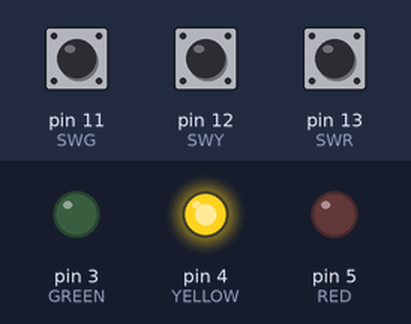
A sketch run on a simulated Arduino Uno, built with avr-gcc and run on an emulated ATmega328P. Shown: output pins drawn as LEDs (lit = HIGH). Dashed ring = blinking. The test bench sets the inputs (shaded band); at power-on: pin 11 (SWG) HIGH, pin 13 (SWR) HIGH, pin 12 (SWY) HIGH.

Above: at 1.2 s.
1.3 s: pin 11 (SWG) pulled LOW for 1 s
At 2.9 s:
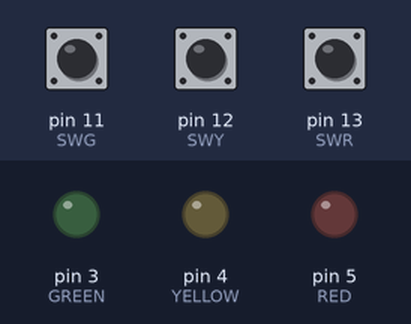
3.8 s: pin 13 (SWR) pulled LOW for 1 s
At 3.95 s:
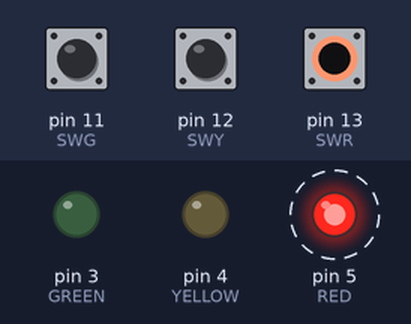
6.3 s: pin 12 (SWY) pulled LOW for 1 s
At 9.6 s:
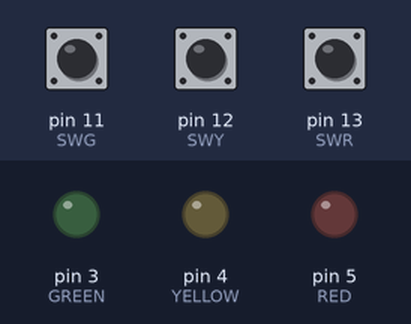
9.8 s: pin 12 (SWY) pulled LOW for 3.2 s
At 10.04 s:
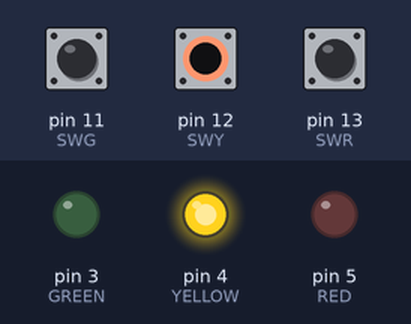
14.5 s: pin 11 (SWG) pulled LOW for 0.15 s
At 15.8 s:
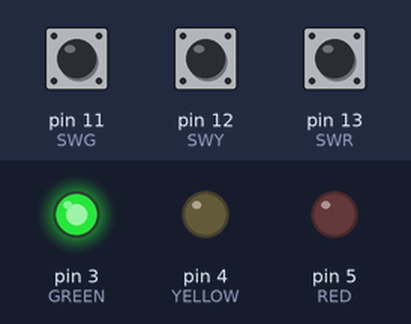
17.6 s: pin 12 (SWY) driven LOW and pin 13 (SWR) driven LOW
At 17.75 s:
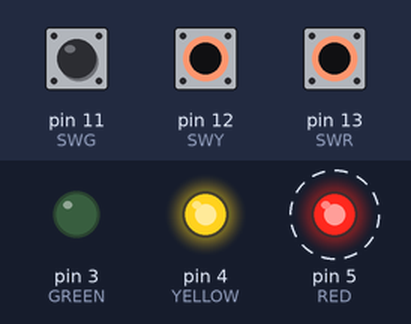
Timing chart, 0 to 21.6 s (numbered marks = the images above; inputs shaded):
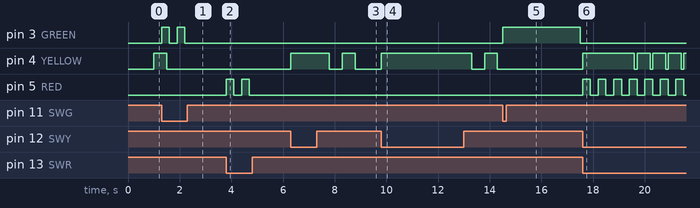

Measured:
- after the input at 1.3 s, pin 3 (GREEN): alternates HIGH for 0.30 s and LOW for 0.30 s, 4 changes in all, then stays LOW, starting at once
- after the input at 3.8 s, pin 5 (RED): alternates HIGH for 0.30 s and LOW for 0.30 s, 4 changes in all, then stays LOW, starting at once
- after the input at 6.3 s, pin 4 (YELLOW): LOW → HIGH at once, → LOW 1.5 s later, → HIGH 0.50 s later, → LOW 0.50 s later
- after the input at 9.8 s, pin 4 (YELLOW): LOW → HIGH at once, → LOW 3.5 s later, → HIGH 0.50 s later, → LOW 0.50 s later
- after the input at 14.5 s, pin 3 (GREEN): LOW → HIGH at once, → LOW 3.0 s later
- after the input at 17.6 s, pin 4 (YELLOW): LOW → HIGH at once, then repeats every 0.60 s: LOW 0.10 s, HIGH 0.50 s; pin 5 (RED): alternates HIGH for 0.30 s and LOW for 0.30 s, starting at once

The sketch:

Assignment1.ino
```cpp
long long timeRED, timeYELLOW, timeGREEN, timeSWR=0, timeSWY=0, timeSWG=0;

void setup() {

  #define RED 5
  #define YELLOW 4
  #define GREEN 3
  #define SWR 13
  #define SWY 12
  #define SWG 11

  pinMode( RED, OUTPUT);
  pinMode( YELLOW, OUTPUT);
  pinMode( GREEN, OUTPUT);
  pinMode( SWR, INPUT);
  pinMode( SWY, INPUT);
  pinMode( SWG, INPUT);
}

void loop() {

//RED
  if( digitalRead(SWR)==LOW && millis()-timeSWR>300 )
  {
    if( digitalRead(RED)==HIGH ) digitalWrite(RED, LOW);
    else
    {
      digitalWrite(RED, HIGH);
      timeRED = millis();
    }
    timeSWR=millis();
  }
  if(millis()-timeRED>=3000) digitalWrite(RED,LOW);


//YELLOW
  if( digitalRead(SWY)==LOW && millis()-timeSWY>300 )
  {
    if( digitalRead(YELLOW)==LOW && digitalRead(RED)==LOW && digitalRead(GREEN)==LOW )
    {
      digitalWrite(YELLOW, HIGH);
      timeYELLOW = millis();
    }
  }
  if(millis()-timeYELLOW>=500 && millis()-timeYELLOW<=1000)digitalWrite(YELLOW,LOW);
  else if(millis()-timeYELLOW>=1000 && millis()-timeYELLOW<=1500) digitalWrite(YELLOW,HIGH);
  else if(millis()-timeYELLOW>=1500 && millis()-timeYELLOW<=2000) digitalWrite(YELLOW,LOW);


//GREEN
  if( digitalRead(SWG)==LOW && millis()-timeSWG>300 )
  {
    if( digitalRead(GREEN)==HIGH ) digitalWrite(GREEN, LOW);
    else if ( digitalRead(GREEN)==LOW && digitalRead(RED)==LOW )
    {
      digitalWrite(GREEN, HIGH);
      timeGREEN = millis();
    }
    timeSWG=millis();
  }
  if(millis()-timeGREEN>=3000) digitalWrite(GREEN,LOW);

}
```
